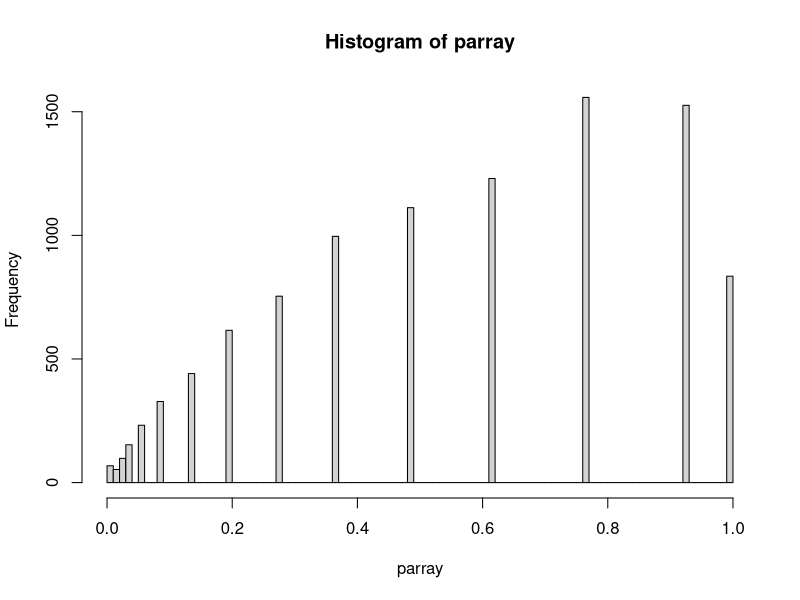

Source code (R):
## ---- chunk 1
#| echo: false
#| output: false
library("tidyverse")
## ---- chunk 2
numFlips = 100
probHead = 0.5
coinFlips = sample(c("H", "T"), size = numFlips,
  replace = TRUE, prob = c(probHead, 1 - probHead))
numHeads <- sum(coinFlips == "H")
pval <- binom.test(x = numHeads, n = numFlips, p = 0.5)$p.value
pval
## ---- chunk 3
#Let's make a function for performing our experiment
flip_coin <- function(numFlips, probHead){
  numFlips = 100
  probHead = 0.50
  coinFlips = sample(c("H", "T"), size = numFlips,
    replace = TRUE, prob = c(probHead, 1 - probHead))
  numHeads <- sum(coinFlips == "H")
  pval <- binom.test(x = numHeads, n = numFlips, p = 0.5)$p.value
  return(pval)
}

#And then run it 10000 times
parray <- replicate(10000, flip_coin(1000, 0.5), simplify=TRUE)
hist(parray, breaks=100)
min(parray)
